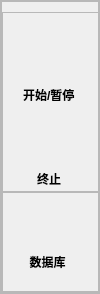
           <widget class="QFrame" name="leftBox">
            <property name="sizePolicy">
             <sizepolicy hsizetype="Fixed" vsizetype="Expanding">
              <horstretch>0</horstretch>
              <verstretch>0</verstretch>
             </sizepolicy>
            </property>
            <property name="minimumSize">
             <size>
              <width>100</width>
              <height>0</height>
             </size>
            </property>
            <property name="maximumSize">
             <size>
              <width>100</width>
              <height>16777215</height>
             </size>
            </property>
            <property name="styleSheet">
             <string notr="true">QFrame#leftBox  {
    /*background-color: rgba(255, 255, 255, 80%);*/
    border: 0px solid rgba(0, 0, 0, 40%);
	border-top:none;
	border-bottom:none;
	border-left:none;
}
</string>
            </property>
            <property name="frameShape">
             <enum>QFrame::Shape::StyledPanel</enum>
            </property>
            <property name="frameShadow">
             <enum>QFrame::Shadow::Raised</enum>
            </property>
            <layout class="QVBoxLayout" name="verticalLayout_2" stretch="80">
             <property name="spacing">
              <number>0</number>
             </property>
             <property name="leftMargin">
              <number>0</number>
             </property>
             <property name="topMargin">
              <number>0</number>
             </property>
             <property name="rightMargin">
              <number>0</number>
             </property>
             <property name="bottomMargin">
              <number>0</number>
             </property>
             <item>
              <widget class="QFrame" name="leftbox_bottom">
               <property name="sizePolicy">
                <sizepolicy hsizetype="Preferred" vsizetype="Preferred">
                 <horstretch>0</horstretch>
                 <verstretch>0</verstretch>
                </sizepolicy>
               </property>
               <property name="minimumSize">
                <size>
                 <width>0</width>
                 <height>0</height>
                </size>
               </property>
               <property name="maximumSize">
                <size>
                 <width>100</width>
                 <height>16777215</height>
                </size>
               </property>
               <property name="styleSheet">
                <string notr="true">QPushButton#src_menu{
	background-image: url(:/leftbox/images/newsize/menu.png);
}
QPushButton#src_folder{
	background-image: url(:/leftbox/images/newsize/folder.png);

}
QPushButton#src_camera{
	background-image: url(:/leftbox/images/newsize/security-camera.png);
}
QPushButton#src_img{
	background-image: url(:/leftbox/images/newsize/gallery.png);
}
QPushButton#src_webcam{
	background-image: url(:/leftbox/images/newsize/photo-camera.png);
}
QPushButton#src_setting{
	background-image:url(:/leftbox/images/newsize/setting.png);
}
QPushButton#src_vsmode{
	background-image:url(:/leftbox/images/newsize/vs.png);
}
QPushButton#src_result{
	background-image:url(:/leftbox/images/newsize/statistics.png);
}
QPushButton#src_table{
	background-image:url(:/leftbox/images/newsize/table.png);
}
QPushButton{
	border:none;
	text-align: center;
	background-repeat: no-repeat;
	background-position: left center;
	border-left: 23px solid transparent;
	color: rgba(0, 0, 0, 199);
	font: 12pt &quot;Times New Roman&quot;;
	font-weight: bold;
	padding-left: 15px;
}
QFrame#cameraBox:hover{
	background-color: rgba(114, 129, 214, 59);
}
QFrame#folderBox:hover{
	background-color: rgba(114, 129, 214, 59);
}
QFrame#imgBox:hover{
	background-color: rgba(114, 129, 214, 59);
}
QFrame#menuBox:hover{
	background-color: rgba(114, 129, 214, 59);
}
QFrame#webcamBox:hover{
	background-color: rgba(114, 129, 214, 59);
}
QFrame#manageBox:hover{
	background-color: rgba(114, 129, 214, 59);
}
QFrame#vsBox:hover{
	background-color: rgba(114, 129, 214, 59);
}
QFrame#resultBox:hover{
	background-color: rgba(114, 129, 214, 59);
}
QFrame#tableBox:hover{
	background-color: rgba(114, 129, 214, 59);
}</string>
               </property>
               <property name="frameShape">
                <enum>QFrame::Shape::StyledPanel</enum>
               </property>
               <property name="frameShadow">
                <enum>QFrame::Shadow::Raised</enum>
               </property>
               <layout class="QVBoxLayout" name="verticalLayout_3" stretch="0,0">
                <property name="spacing">
                 <number>0</number>
                </property>
                <property name="leftMargin">
                 <number>0</number>
                </property>
                <property name="topMargin">
                 <number>10</number>
                </property>
                <property name="rightMargin">
                 <number>0</number>
                </property>
                <property name="bottomMargin">
                 <number>0</number>
                </property>
                <item>
                 <widget class="QFrame" name="leftbox_top">
                  <property name="sizePolicy">
                   <sizepolicy hsizetype="Expanding" vsizetype="Preferred">
                    <horstretch>0</horstretch>
                    <verstretch>0</verstretch>
                   </sizepolicy>
                  </property>
                  <property name="minimumSize">
                   <size>
                    <width>100</width>
                    <height>180</height>
                   </size>
                  </property>
                  <property name="maximumSize">
                   <size>
                    <width>100</width>
                    <height>16777215</height>
                   </size>
                  </property>
                  <property name="frameShape">
                   <enum>QFrame::Shape::StyledPanel</enum>
                  </property>
                  <property name="frameShadow">
                   <enum>QFrame::Shadow::Raised</enum>
                  </property>
                  <layout class="QHBoxLayout" name="horizontalLayout_8" stretch="0">
                   <property name="spacing">
                    <number>5</number>
                   </property>
                   <property name="leftMargin">
                    <number>10</number>
                   </property>
                   <property name="topMargin">
                    <number>10</number>
                   </property>
                   <property name="rightMargin">
                    <number>15</number>
                   </property>
                   <property name="bottomMargin">
                    <number>3</number>
                   </property>
                   <item>
                    <layout class="QVBoxLayout" name="verticalLayout_7">
                     <property name="spacing">
                      <number>6</number>
                     </property>
                     <property name="sizeConstraint">
                      <enum>QLayout::SizeConstraint::SetFixedSize</enum>
                     </property>
                     <property name="topMargin">
                      <number>0</number>
                     </property>
                     <item alignment="Qt::AlignmentFlag::AlignHCenter">
                      <widget class="QPushButton" name="run_button">
                       <property name="sizePolicy">
                        <sizepolicy hsizetype="Fixed" vsizetype="Fixed">
                         <horstretch>0</horstretch>
                         <verstretch>0</verstretch>
                        </sizepolicy>
                       </property>
                       <property name="minimumSize">
                        <size>
                         <width>60</width>
                         <height>60</height>
                        </size>
                       </property>
                       <property name="maximumSize">
                        <size>
                         <width>60</width>
                         <height>60</height>
                        </size>
                       </property>
                       <property name="cursor">
                        <cursorShape>PointingHandCursor</cursorShape>
                       </property>
                       <property name="mouseTracking">
                        <bool>true</bool>
                       </property>
                       <property name="styleSheet">
                        <string notr="true">QPushButton{
background-repeat: no-repeat;
background-position: center;
background-size: 100% 100%;
border: none;
background-color: transparent;
}
QPushButton:hover{

}</string>
                       </property>
                       <property name="text">
                        <string/>
                       </property>
                       <property name="iconSize">
                        <size>
                         <width>40</width>
                         <height>40</height>
                        </size>
                       </property>
                       <property name="checkable">
                        <bool>true</bool>
                       </property>
                       <property name="checked">
                        <bool>false</bool>
                       </property>
                      </widget>
                     </item>
                     <item alignment="Qt::AlignmentFlag::AlignHCenter">
                      <widget class="QLabel" name="label">
                       <property name="maximumSize">
                        <size>
                         <width>16777215</width>
                         <height>12</height>
                        </size>
                       </property>
                       <property name="font">
                        <font>
                         <family>Yu Gothic UI</family>
                         <pointsize>9</pointsize>
                         <bold>true</bold>
                        </font>
                       </property>
                       <property name="text">
                        <string>开始/暂停</string>
                       </property>
                      </widget>
                     </item>
                     <item alignment="Qt::AlignmentFlag::AlignHCenter">
                      <widget class="QPushButton" name="stop_button">
                       <property name="sizePolicy">
                        <sizepolicy hsizetype="Fixed" vsizetype="Fixed">
                         <horstretch>0</horstretch>
                         <verstretch>0</verstretch>
                        </sizepolicy>
                       </property>
                       <property name="minimumSize">
                        <size>
                         <width>60</width>
                         <height>60</height>
                        </size>
                       </property>
                       <property name="maximumSize">
                        <size>
                         <width>60</width>
                         <height>60</height>
                        </size>
                       </property>
                       <property name="cursor">
                        <cursorShape>PointingHandCursor</cursorShape>
                       </property>
                       <property name="styleSheet">
                        <string notr="true">QPushButton{
background-repeat: no-repeat;
background-position: center;
background-size: 100% 100%;
border: none;
background-color: transparent;
}

QPushButton:hover{

}</string>
                       </property>
                       <property name="text">
                        <string/>
                       </property>
                       <property name="iconSize">
                        <size>
                         <width>40</width>
                         <height>40</height>
                        </size>
                       </property>
                      </widget>
                     </item>
                     <item alignment="Qt::AlignmentFlag::AlignHCenter">
                      <widget class="QLabel" name="label_3">
                       <property name="maximumSize">
                        <size>
                         <width>16777215</width>
                         <height>12</height>
                        </size>
                       </property>
                       <property name="font">
                        <font>
                         <family>Yu Gothic UI</family>
                         <bold>true</bold>
                        </font>
                       </property>
                       <property name="text">
                        <string>终止</string>
                       </property>
                      </widget>
                     </item>
                    </layout>
                   </item>
                  </layout>
                 </widget>
                </item>
                <item>
                 <widget class="QFrame" name="ControlBox">
                  <property name="minimumSize">
                   <size>
                    <width>100</width>
                    <height>100</height>
                   </size>
                  </property>
                  <property name="maximumSize">
                   <size>
                    <width>100</width>
                    <height>100</height>
                   </size>
                  </property>
                  <property name="frameShape">
                   <enum>QFrame::Shape::StyledPanel</enum>
                  </property>
                  <property name="frameShadow">
                   <enum>QFrame::Shadow::Raised</enum>
                  </property>
                  <layout class="QVBoxLayout" name="verticalLayout_8">
                   <property name="spacing">
                    <number>0</number>
                   </property>
                   <property name="leftMargin">
                    <number>0</number>
                   </property>
                   <property name="topMargin">
                    <number>0</number>
                   </property>
                   <property name="rightMargin">
                    <number>0</number>
                   </property>
                   <property name="bottomMargin">
                    <number>0</number>
                   </property>
                   <item alignment="Qt::AlignmentFlag::AlignHCenter|Qt::AlignmentFlag::AlignVCenter">
                    <widget class="QPushButton" name="src_database">
                     <property name="minimumSize">
                      <size>
                       <width>60</width>
                       <height>60</height>
                      </size>
                     </property>
                     <property name="maximumSize">
                      <size>
                       <width>60</width>
                       <height>60</height>
                      </size>
                     </property>
                     <property name="mouseTracking">
                      <bool>true</bool>
                     </property>
                     <property name="tabletTracking">
                      <bool>true</bool>
                     </property>
                     <property name="layoutDirection">
                      <enum>Qt::LayoutDirection::RightToLeft</enum>
                     </property>
                     <property name="styleSheet">
                      <string notr="true"/>
                     </property>
                     <property name="text">
                      <string/>
                     </property>
                    </widget>
                   </item>
                   <item alignment="Qt::AlignmentFlag::AlignLeft">
                    <widget class="QLabel" name="label_5">
                     <property name="maximumSize">
                      <size>
                       <width>16777215</width>
                       <height>20</height>
                      </size>
                     </property>
                     <property name="font">
                      <font>
                       <family>Yu Gothic UI</family>
                       <pointsize>9</pointsize>
                       <bold>true</bold>
                      </font>
                     </property>
                     <property name="text">
                      <string>        数据库</string>
                     </property>
                    </widget>
                   </item>
                   <item>
                    <spacer name="verticalSpacer">
                     <property name="orientation">
                      <enum>Qt::Orientation::Vertical</enum>
                     </property>
                     <property name="sizeHint" stdset="0">
                      <size>
                       <width>20</width>
                       <height>40</height>
                      </size>
                     </property>
                    </spacer>
                   </item>
                  </layout>
                 </widget>
                </item>
               </layout>
              </widget>
             </item>
            </layout>
           </widget>
